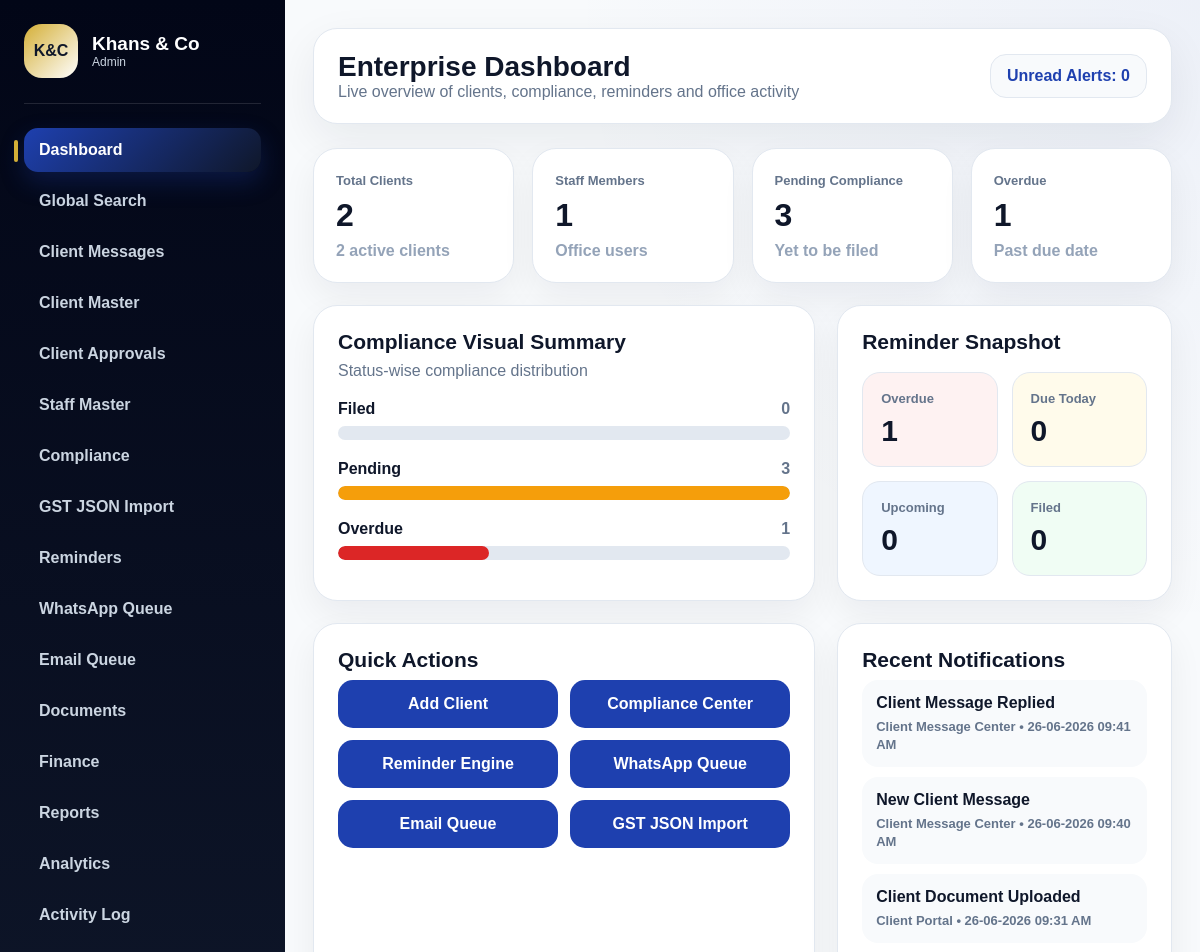
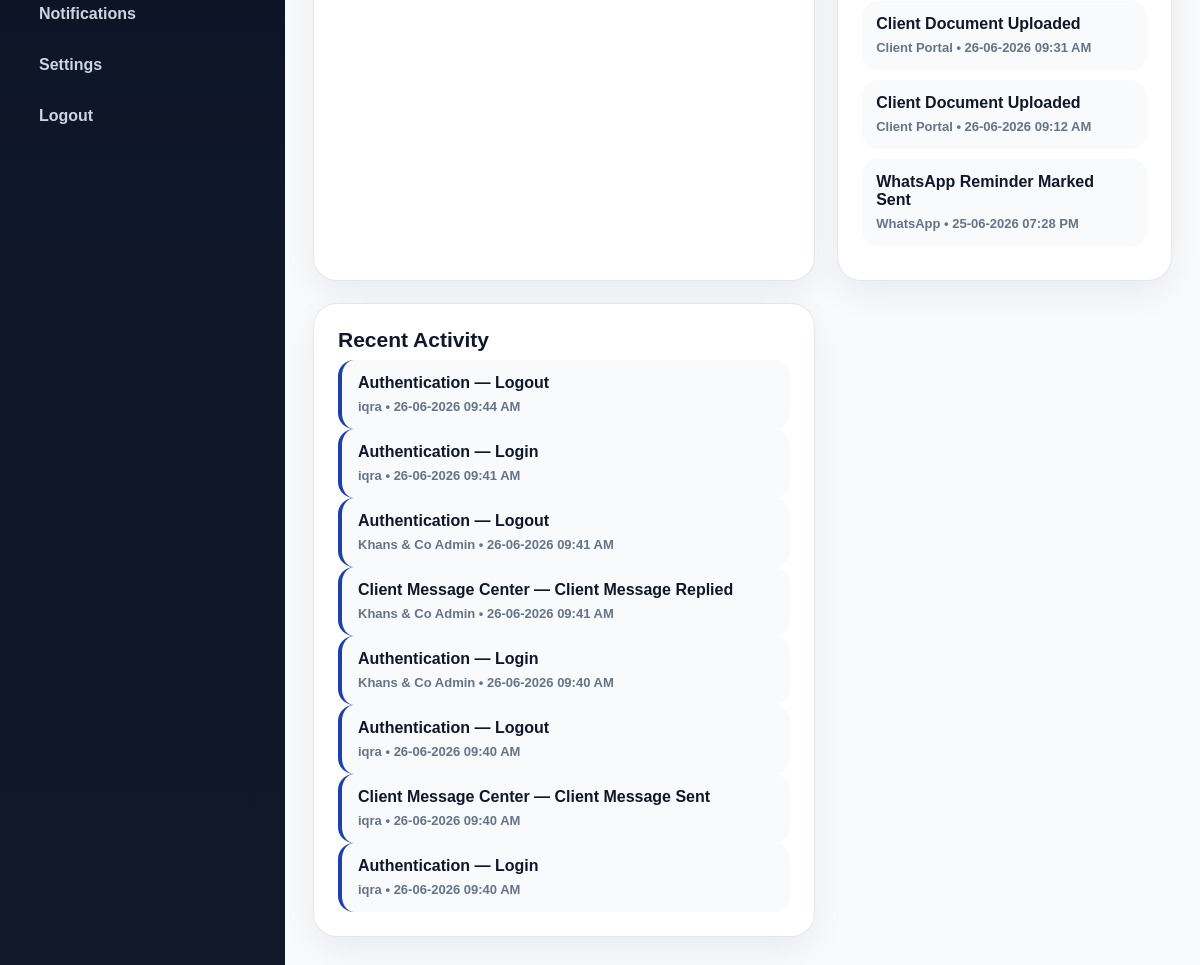
The app's page /admin/dashboard (signed in), older data (2 pictures, top to bottom).
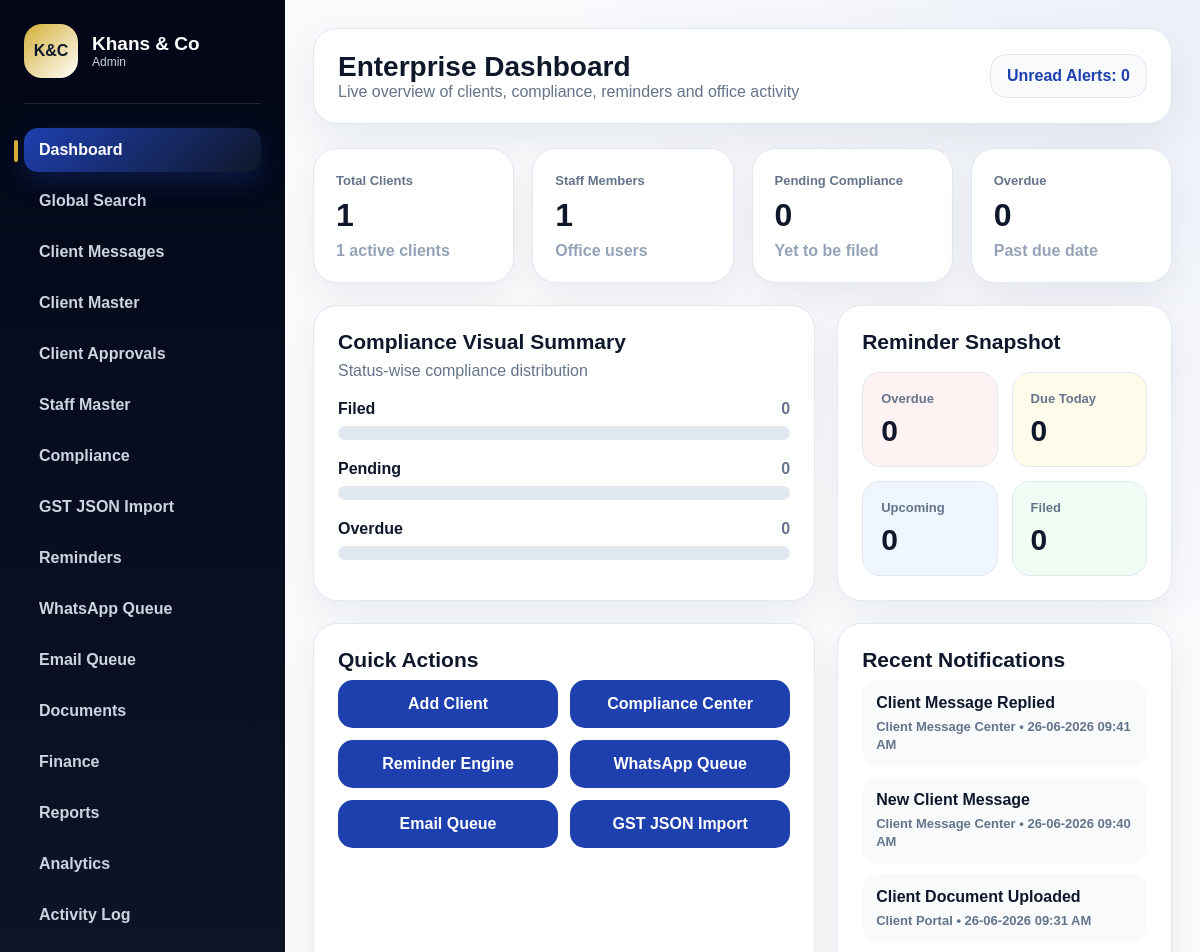
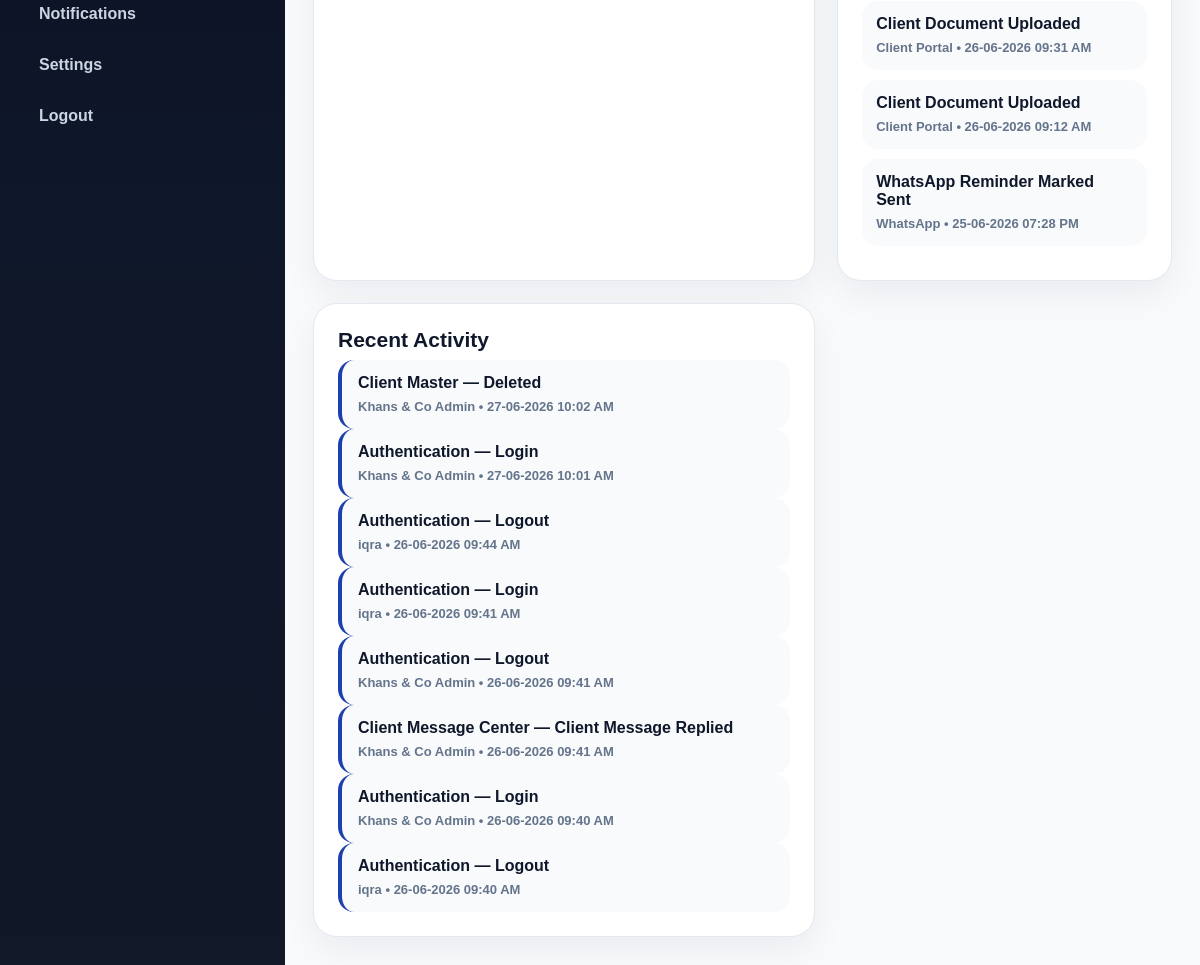
The same page, newer data (2 pictures, top to bottom).
### app/database/models.py (models this page shows)
class Notification(db.Model):
    __tablename__ = "notifications"
    id = db.Column(db.Integer, primary_key=True)
    title = db.Column(db.String(180), nullable=False)
    message = db.Column(db.Text, nullable=True)
    notification_type = db.Column(db.String(50), nullable=False, default="info")
    module = db.Column(db.String(80), nullable=True)
    record_type = db.Column(db.String(80), nullable=True)
    record_id = db.Column(db.Integer, nullable=True)
    is_read = db.Column(db.Boolean, default=False)
    created_at = db.Column(db.DateTime, default=datetime.utcnow)

class AuditLog(db.Model):
    __tablename__ = "audit_logs"
    id = db.Column(db.Integer, primary_key=True)
    user_id = db.Column(db.Integer, nullable=True)
    user_name = db.Column(db.String(120), nullable=True)
    user_role = db.Column(db.String(50), nullable=True)
    action = db.Column(db.String(120), nullable=False)
    module = db.Column(db.String(80), nullable=False)
    record_type = db.Column(db.String(80), nullable=True)
    record_id = db.Column(db.Integer, nullable=True)
    description = db.Column(db.Text, nullable=True)
    created_at = db.Column(db.DateTime, default=datetime.utcnow)

### app/admin/dashboard_routes.py (the view)
@admin_bp.route("/dashboard")
@require_admin_area
def dashboard():
    reminder_summary = get_reminder_summary()
    total_clients = Client.query.count()
    active_clients = Client.query.filter_by(status="active").count()
    total_staff = Staff.query.count()
    total_tasks = ComplianceTask.query.count()
    pending_tasks = ComplianceTask.query.filter_by(status="pending").count()
    filed_tasks = ComplianceTask.query.filter_by(status="filed").count()
    overdue_tasks = len(reminder_summary["overdue"])
    unread_notifications = Notification.query.filter_by(is_read=False).count()
    recent_activity = AuditLog.query.order_by(AuditLog.id.desc()).limit(8).all()
    recent_notifications = Notification.query.order_by(Notification.id.desc()).limit(6).all()
    return render_template(
        "admin/dashboard.html",
        total_clients=total_clients,
        active_clients=active_clients,
        total_staff=total_staff,
        total_tasks=total_tasks,
        pending_tasks=pending_tasks,
        filed_tasks=filed_tasks,
        overdue_tasks=overdue_tasks,
        due_today_count=reminder_summary["due_today_count"],
        upcoming_count=reminder_summary["upcoming_count"],
        unread_notifications=unread_notifications,
        recent_activity=recent_activity,
        recent_notifications=recent_notifications,
    )

### app/__init__.py (called while the page is built)
def create_app():
    app = Flask(__name__, template_folder="templates", static_folder="static")
    app.config.from_object(Config)
    db.init_app(app)
    migrate.init_app(app, db)
    init_validation_hooks(app)
    @app.context_processor
    def inject_notification_count():
        try:
            unread_notifications_count = Notification.query.filter_by(is_read=False).count()
        except Exception:
            unread_notifications_count = 0
        return dict(unread_notifications_count=unread_notifications_count)
    from app.auth.routes import auth_bp
    from app.admin.routes import admin_bp
    from app.client.routes import client_bp
    app.register_blueprint(auth_bp)
    app.register_blueprint(admin_bp)
    app.register_blueprint(client_bp)
    return app

### app/services/reminder_service.py (called while the page is built)
def get_firm_reminder_days():
    settings = FirmSettings.query.first()
    if not settings or not settings.reminder_days:
        return [15, 7, 3, 1]
    days = []
    for item in settings.reminder_days.split(","):
        item = item.strip()
        if item.isdigit():
            days.append(int(item))
    return days or [15, 7, 3, 1]

### app/utils/permissions.py (called while the page is built)
def is_admin_user(session):
    return session.get("user_role") in ADMIN_ROLES

### app/templates/admin/dashboard.html (shortened to what the changed rows need)
{% extends "shared/base.html" %}
{% block body %}
<div class="app-layout">
    {% include "shared/admin_sidebar.html" %}
    <main class="main">
        <header class="topbar">
            <div>
                <h1>Enterprise Dashboard</h1>
            </div>
        </header>
        <section class="metrics">
            <div class="card">
                <span>Total Clients</span>
                <h2>{{ total_clients }}</h2>
                <p>{{ active_clients }} active clients</p>
            </div>
            <div class="card">
                <h2>{{ total_staff }}</h2>
            </div>
            <div class="card warning">
                <span>Pending Compliance</span>
                <h2>{{ pending_tasks }}</h2>
                <p>Yet to be filed</p>
            </div>
            <div class="card danger">
                <span>Overdue</span>
                <h2>{{ overdue_tasks }}</h2>
                <p>Past due date</p>
            </div>
        </section>
        <section class="panels">
            <div class="panel large">
                {% set total = total_tasks if total_tasks > 0 else 1 %}
                {% set filed_percent = (filed_tasks / total * 100) %}
                {% set pending_percent = (pending_tasks / total * 100) %}
                {% set overdue_percent = (overdue_tasks / total * 100) %}
                <div class="visual-bar-row">
                    <div class="visual-label">
                        <strong>Pending</strong>
                        <span>{{ pending_tasks }}</span>
                    </div>
                    <div class="visual-track">
                        <div class="visual-fill warning-fill" style="width: {{ pending_percent }}%;"></div>
                    </div>
                </div>
                <div class="visual-bar-row">
                    <div class="visual-label">
                        <strong>Overdue</strong>
                        <span>{{ overdue_tasks }}</span>
                    </div>
                    <div class="visual-track">
                        <div class="visual-fill danger-fill" style="width: {{ overdue_percent }}%;"></div>
                    </div>
                </div>
            </div>
            <div class="panel">
                <div class="snapshot-grid">
                    <div class="snapshot-card danger-soft">
                        <span>Overdue</span>
                        <strong>{{ overdue_tasks }}</strong>
                    </div>
                </div>
            </div>
            <div class="panel">
                {% for item in recent_notifications %}
                    <div class="mini-list-item">
                        <strong>{{ item.title }}</strong>
                        <span>{{ item.module or "System" }} • {{ item.created_at.strftime("%d-%m-%Y %I:%M %p") }}</span>
                    </div>
                {% else %}
                    <p>No notifications yet.</p>
                {% endfor %}
            </div>
            <div class="panel large">
                {% for log in recent_activity %}
                    <div class="timeline-item">
                        <strong>{{ log.module }} — {{ log.action }}</strong>
                        <span>{{ log.user_name or "System" }} • {{ log.created_at.strftime("%d-%m-%Y %I:%M %p") }}</span>
                    </div>
                {% else %}
                    <p>No activity yet.</p>
                {% endfor %}
            </div>
        </section>
    </main>
</div>
{% endblock %}

Row changes from the older to the newer data that the page shows:
no longer on this page (row unchanged): AuditLog: module "Client Message Center", action "Client Message Sent", user_name "iqra", created_at "26-06-2026 09:40 AM"
no longer on this page (row unchanged): AuditLog: module "Authentication", action "Login", user_name "iqra", created_at "26-06-2026 09:40 AM"
added AuditLog: module "Client Master", action "Deleted", user_name "Khans & Co Admin", created_at "27-06-2026 10:02 AM"
added AuditLog: module "Authentication", action "Login", user_name "Khans & Co Admin", created_at "27-06-2026 10:01 AM"
Text that changed along with them:
{{ total_clients }}: "2" → "1"
{{ active_clients }}: "2" → "1"
{{ pending_tasks }}: "3" → "0"
{{ overdue_tasks }}: "1" → "0"
